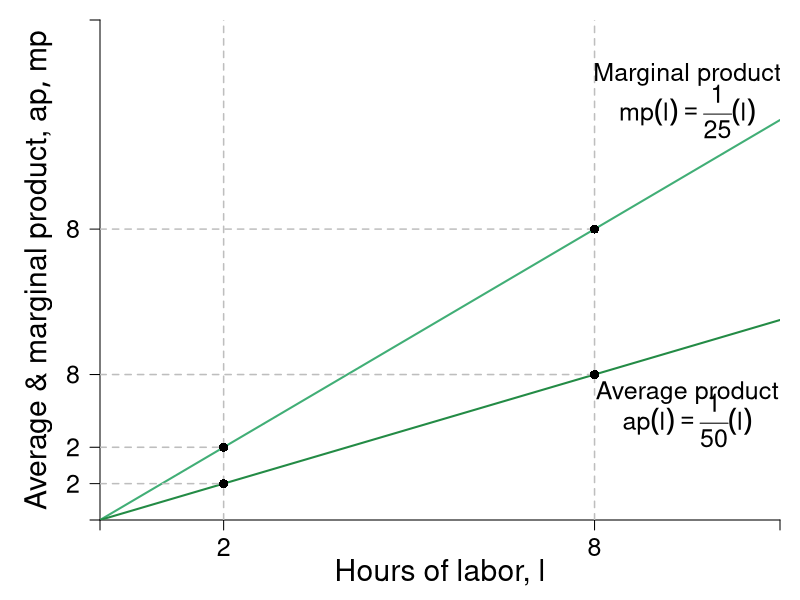

This figure's R source:
require(shape)
pdf(file = "specprodexch/production_irs_apmp.pdf", width = 9, height = 7)

#Set parameters for graphics
axislabelsize <- 1.8
labelsize <- 1.5
namesize <- 1.8
annotatesize <- 1.5
graphlinewidth <- 2
segmentlinewidth <- 1.5

COL <- c("#7fc97f", "#beaed4", "#fdc086", "#ffff99", "#386cb0", "#f0027f", "#bf5b17", "#666666")
COLA <- c("#99d8c9","#66c2a4","#41ae76", "#238b45", "#005824")
COLB <- c("#4eb3d3", "#2b8cbe", "#0868ac","#084081")

#Edited the margins to cater for the larger LHS labels
par(mar =  c(4, 5, 1, 1))


prodFn <- function(l, alpha = 2, k = 0.02) {
  k*l^alpha
}

MprodFn <- function(l, alpha = 2, k = 0.02) {
  k*alpha*l^(alpha - 1)
}

AprodFn <- function(l, alpha = 2, k = 0.02) {
  k*l^(alpha - 1)
}

Mpline <- function(l, constant = 0.3181472, slope = 0.125){
  constant + slope*l
}

xlims <- c(0, 11)
ylims <- c(0, 0.55)

npts <- 501 
x <- seq(xlims[1], xlims[2], length.out = npts)
y <- seq(ylims[1], ylims[2], length.out = npts) 
a <- c(13, 15, 17)

plot(0, 0, xlim = xlims, ylim = ylims, type = "n",
     xlab = expression(paste("")),
     ylab = expression(paste("")), 
     xaxt = "n", 
     yaxt = "n", 
     bty = "n",
     xaxs = "i", 
     yaxs = "i")


ticksy <- c(0, AprodFn(l = 2, k = 0.02, alpha = 2), MprodFn(l = 2, k = 0.02, alpha = 2), AprodFn(l = 8, k = 0.02, alpha = 2), MprodFn(l = 8, k = 0.02, alpha = 2), ylims[2])
ylabels <- c(NA, expression(paste(2)), expression(paste(2)), expression(paste(8)), expression(paste(8)), NA)
ticksx <- c(0, 2, 8, xlims[2])
xlabels <- c(NA, 2, 8, NA)

axis(1, at = ticksx, pos = 0, labels = xlabels, cex.axis = labelsize)
axis(2, at = ticksy, pos = 0, labels = ylabels, las = 1, cex.axis = labelsize)

npts <- 500 
xx1 <- seq(xlims[1], xlims[2], length.out = npts)

xx3 <- seq(1, 3, length.out = npts)
xx4 <- seq(5, 7, length.out = npts)

lines(xx1, MprodFn(xx1, alpha = 2, k = 0.02), col = COLA[3], lwd = graphlinewidth)
lines(xx1, AprodFn(xx1, alpha = 2, k = 0.02), col = COLA[4], lwd = graphlinewidth)

#Axis Labels
mtext(expression(paste("Hours of labor, ", l)), side = 1, line = 2.5, cex = axislabelsize)
text(-1, 0.5*ylims[2], expression(paste("Average & marginal product, ", list(ap,mp) )), xpd = TRUE, cex = axislabelsize, srt = 90) 

#Margin
segments(8, 0, 8, ylims[2], lty = 2, col = "gray" , lwd = segmentlinewidth)
segments(0, MprodFn(l = 8, k = 0.02), 8, MprodFn(l = 8, k = 0.02), lty = 2, col = "gray" , lwd = segmentlinewidth)
segments(0, AprodFn(l = 8, k = 0.02), 8, AprodFn(l = 8, k = 0.02), lty = 2, col = "gray" , lwd = segmentlinewidth)
points(8, MprodFn(l = 8, k = 0.02), pch = 16, col = "black", cex = 1.2)
points(8, AprodFn(l = 8, k = 0.02), pch = 16, col = "black", cex = 1.2)
segments(2, 0, 2, ylims[2], lty = 2, col = "gray" , lwd = segmentlinewidth)
segments(0, MprodFn(l = 2, k = 0.02), 2, MprodFn(l = 2, k = 0.02), lty = 2, col = "gray" , lwd = segmentlinewidth)
segments(0, AprodFn(l = 2, k = 0.02), 2, AprodFn(l = 2, k = 0.02), lty = 2, col = "gray" , lwd = segmentlinewidth)
points(2, MprodFn(l = 2, k = 0.02), pch = 16, col = "black", cex = 1.2)
points(2, AprodFn(l = 2, k = 0.02), pch = 16, col = "black", cex = 1.2)


text(8.2, 1.1, expression(paste("Total product")))
text(8.2, 1, expression(x == frac(1,50)*(l)^2))


#Marginal Product
#text(6, 0.1, expression(paste("Slope of tangent line")))
text(9.5, MprodFn(l = 9.5, k = 0.02, alpha = 2) + 0.11, expression(paste("Marginal product")), cex = labelsize)
text(9.5, MprodFn(l = 9.5, k = 0.02, alpha = 2) + 0.07, expression(paste(mp(l) == frac(1,25)*(l) )), cex = labelsize)

#Average Product
text(9.5, AprodFn(l = 9.5, k = 0.02, alpha = 2) - 0.05, expression(paste("Average product")), cex = labelsize)
text(9.5, AprodFn(l = 9.5, k = 0.02, alpha = 2) - 0.08, expression(paste(ap(l) == frac(1,50)*(l) )), cex = labelsize)



dev.off()
